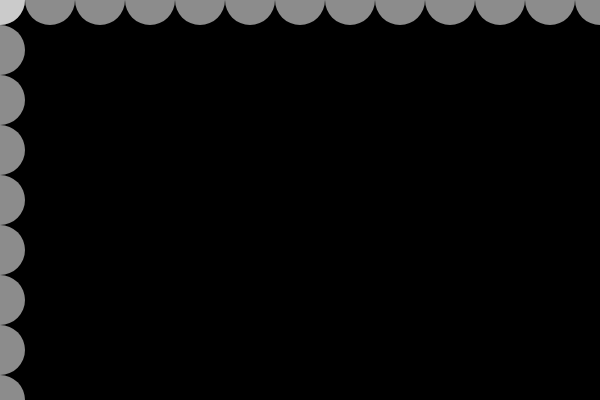
Frame 1 (no input)
Frame 60 (no input): identical to frame 1, image omitted
Frame 120 (the mouse pressed at the canvas centre since frame 60): identical to frame 1, image omitted

The p5.js sketch that drew this single still picture (run headless with seeded random() and noise() and a simulated clock; from frame 60 on, the mouse is pressed at the canvas centre):

// p5.js sketch
// ── sketch.js
// originally from: 
// Getting Started with p5.js
// Lauren McCarthy, Casey Reas, Ben Fry

// SEE ALSO: nested_loops1

function setup() {
	createCanvas(600, 400);
	noStroke();
}

function draw() {
	background(0);
	for (let y = 0; y < height+25; y += 50) {
		fill(255, 140);
		ellipse(0, y, 50, 50);
	}
	for (let x = 0; x < width+25; x += 50) {
		fill(255, 140);
		ellipse(x, 0, 50, 50);
	}
}
